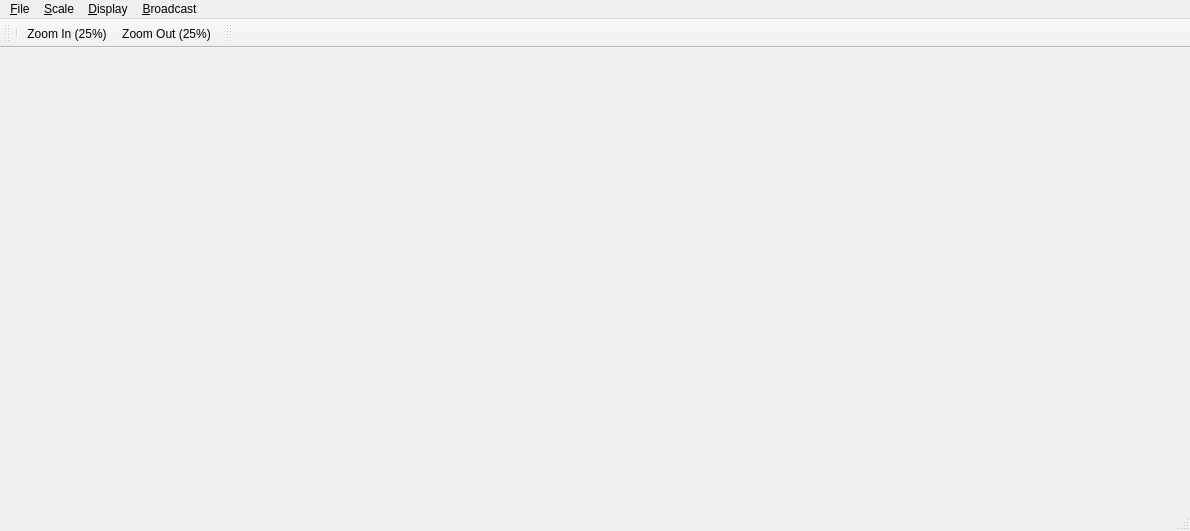
<?xml version="1.0" encoding="UTF-8"?>
<ui version="4.0">
 <class>GridViewer</class>
 <widget class="QMainWindow" name="GridViewer">
  <property name="geometry">
   <rect>
    <x>0</x>
    <y>0</y>
    <width>1190</width>
    <height>531</height>
   </rect>
  </property>
  <property name="windowTitle">
   <string>MainWindow</string>
  </property>
  <property name="windowIcon">
   <iconset resource="../ProjectViewer/icons.qrc">
    <normaloff>:/icons/images/logo_fs_64x64.png</normaloff>:/icons/images/logo_fs_64x64.png</iconset>
  </property>
  <widget class="QWidget" name="centralWidget">
   <layout class="QHBoxLayout" name="horizontalLayout">
    <item>
     <widget class="GridView" name="gridView" native="true">
      <property name="sizePolicy">
       <sizepolicy hsizetype="Expanding" vsizetype="Expanding">
        <horstretch>1</horstretch>
        <verstretch>1</verstretch>
       </sizepolicy>
      </property>
     </widget>
    </item>
    <item>
     <widget class="ColorBarWidget" name="colorBar" native="true">
      <property name="sizePolicy">
       <sizepolicy hsizetype="Minimum" vsizetype="MinimumExpanding">
        <horstretch>0</horstretch>
        <verstretch>0</verstretch>
       </sizepolicy>
      </property>
      <property name="minimumSize">
       <size>
        <width>100</width>
        <height>256</height>
       </size>
      </property>
     </widget>
    </item>
   </layout>
  </widget>
  <widget class="QMenuBar" name="menuBar">
   <property name="geometry">
    <rect>
     <x>0</x>
     <y>0</y>
     <width>1190</width>
     <height>27</height>
    </rect>
   </property>
   <widget class="QMenu" name="menuFile">
    <property name="title">
     <string>&amp;File</string>
    </property>
    <addaction name="actionExit"/>
   </widget>
   <widget class="QMenu" name="menuView">
    <property name="title">
     <string>&amp;Display</string>
    </property>
    <addaction name="separator"/>
    <addaction name="displayRangeAct"/>
    <addaction name="actionSetup_Contours"/>
    <addaction name="actionAxxis_Orientation"/>
    <addaction name="action_Grid_Display"/>
    <addaction name="EditColorTableAct"/>
   </widget>
   <widget class="QMenu" name="menu_Scale">
    <property name="title">
     <string>&amp;Scale</string>
    </property>
    <addaction name="zoomInAct"/>
    <addaction name="zoomOutAct"/>
    <addaction name="zoomNormalAct"/>
   </widget>
   <widget class="QMenu" name="menu_Bradcast">
    <property name="title">
     <string>&amp;Broadcast</string>
    </property>
    <addaction name="action_Receive_CDPs"/>
    <addaction name="action_Dispatch_CDPs"/>
   </widget>
   <addaction name="menuFile"/>
   <addaction name="menu_Scale"/>
   <addaction name="menuView"/>
   <addaction name="menu_Bradcast"/>
  </widget>
  <widget class="QToolBar" name="mainToolBar">
   <attribute name="toolBarArea">
    <enum>TopToolBarArea</enum>
   </attribute>
   <attribute name="toolBarBreak">
    <bool>false</bool>
   </attribute>
   <addaction name="separator"/>
   <addaction name="zoomInAct"/>
   <addaction name="zoomOutAct"/>
  </widget>
  <widget class="QStatusBar" name="statusBar"/>
  <widget class="QToolBar" name="toolBar">
   <property name="windowTitle">
    <string>toolBar</string>
   </property>
   <attribute name="toolBarArea">
    <enum>TopToolBarArea</enum>
   </attribute>
   <attribute name="toolBarBreak">
    <bool>false</bool>
   </attribute>
  </widget>
  <action name="openAct">
   <property name="icon">
    <iconset>
     <normaloff>:/images/Open-icon.png</normaloff>:/images/Open-icon.png</iconset>
   </property>
   <property name="text">
    <string>&amp;Open</string>
   </property>
   <property name="shortcut">
    <string>Ctrl+O</string>
   </property>
  </action>
  <action name="actionExit">
   <property name="text">
    <string>E&amp;xit</string>
   </property>
   <property name="toolTip">
    <string>E&amp;xit</string>
   </property>
   <property name="shortcut">
    <string>Ctrl+Q</string>
   </property>
  </action>
  <action name="zoomInAct">
   <property name="icon">
    <iconset resource="../SeismicUI/icons.qrc">
     <normaloff>:/icons/Zoom-Plus-icon.png</normaloff>:/icons/Zoom-Plus-icon.png</iconset>
   </property>
   <property name="text">
    <string>Zoom In (25%)</string>
   </property>
   <property name="shortcut">
    <string>Ctrl++</string>
   </property>
  </action>
  <action name="zoomOutAct">
   <property name="icon">
    <iconset resource="../SeismicUI/icons.qrc">
     <normaloff>:/icons/Zoom-Minus-icon.png</normaloff>:/icons/Zoom-Minus-icon.png</iconset>
   </property>
   <property name="text">
    <string>Zoom Out (25%)</string>
   </property>
   <property name="toolTip">
    <string>Zoom Out (25%)</string>
   </property>
   <property name="shortcut">
    <string>Ctrl+-</string>
   </property>
  </action>
  <action name="zoomNormalAct">
   <property name="text">
    <string>Zoom Fit Window (100%)</string>
   </property>
   <property name="shortcut">
    <string>Ctrl+0</string>
   </property>
  </action>
  <action name="displayRangeAct">
   <property name="text">
    <string>Display &amp;Range</string>
   </property>
   <property name="shortcut">
    <string>Ctrl+R</string>
   </property>
  </action>
  <action name="EditColorTableAct">
   <property name="text">
    <string>Edit &amp;Color Table</string>
   </property>
   <property name="shortcut">
    <string>Ctrl+T</string>
   </property>
  </action>
  <action name="actionSetup_Contours">
   <property name="text">
    <string>Setup Contours</string>
   </property>
   <property name="shortcut">
    <string>Ctrl+C</string>
   </property>
  </action>
  <action name="actionAxxis_Orientation">
   <property name="text">
    <string>Axis Orientation</string>
   </property>
  </action>
  <action name="action_Grid_Display">
   <property name="text">
    <string>Grid Display &amp;Options</string>
   </property>
   <property name="shortcut">
    <string>Ctrl+O</string>
   </property>
  </action>
  <action name="action_Receive_CDPs">
   <property name="checkable">
    <bool>true</bool>
   </property>
   <property name="checked">
    <bool>true</bool>
   </property>
   <property name="text">
    <string>&amp;Receive CDPs</string>
   </property>
  </action>
  <action name="action_Dispatch_CDPs">
   <property name="checkable">
    <bool>true</bool>
   </property>
   <property name="checked">
    <bool>true</bool>
   </property>
   <property name="text">
    <string>&amp;Dispatch CDPs</string>
   </property>
  </action>
 </widget>
 <layoutdefault spacing="6" margin="11"/>
 <customwidgets>
  <customwidget>
   <class>GridView</class>
   <extends>QWidget</extends>
   <header location="global">gridview.h</header>
   <container>1</container>
  </customwidget>
  <customwidget>
   <class>ColorBarWidget</class>
   <extends>QWidget</extends>
   <header location="global">colorbarwidget.h</header>
   <container>1</container>
  </customwidget>
 </customwidgets>
 <resources>
  <include location="../SeismicUI/icons.qrc"/>
  <include location="../ProjectViewer/icons.qrc"/>
 </resources>
 <connections>
  <connection>
   <sender>actionExit</sender>
   <signal>triggered()</signal>
   <receiver>GridViewer</receiver>
   <slot>close()</slot>
   <hints>
    <hint type="sourcelabel">
     <x>-1</x>
     <y>-1</y>
    </hint>
    <hint type="destinationlabel">
     <x>472</x>
     <y>239</y>
    </hint>
   </hints>
  </connection>
 </connections>
</ui>
